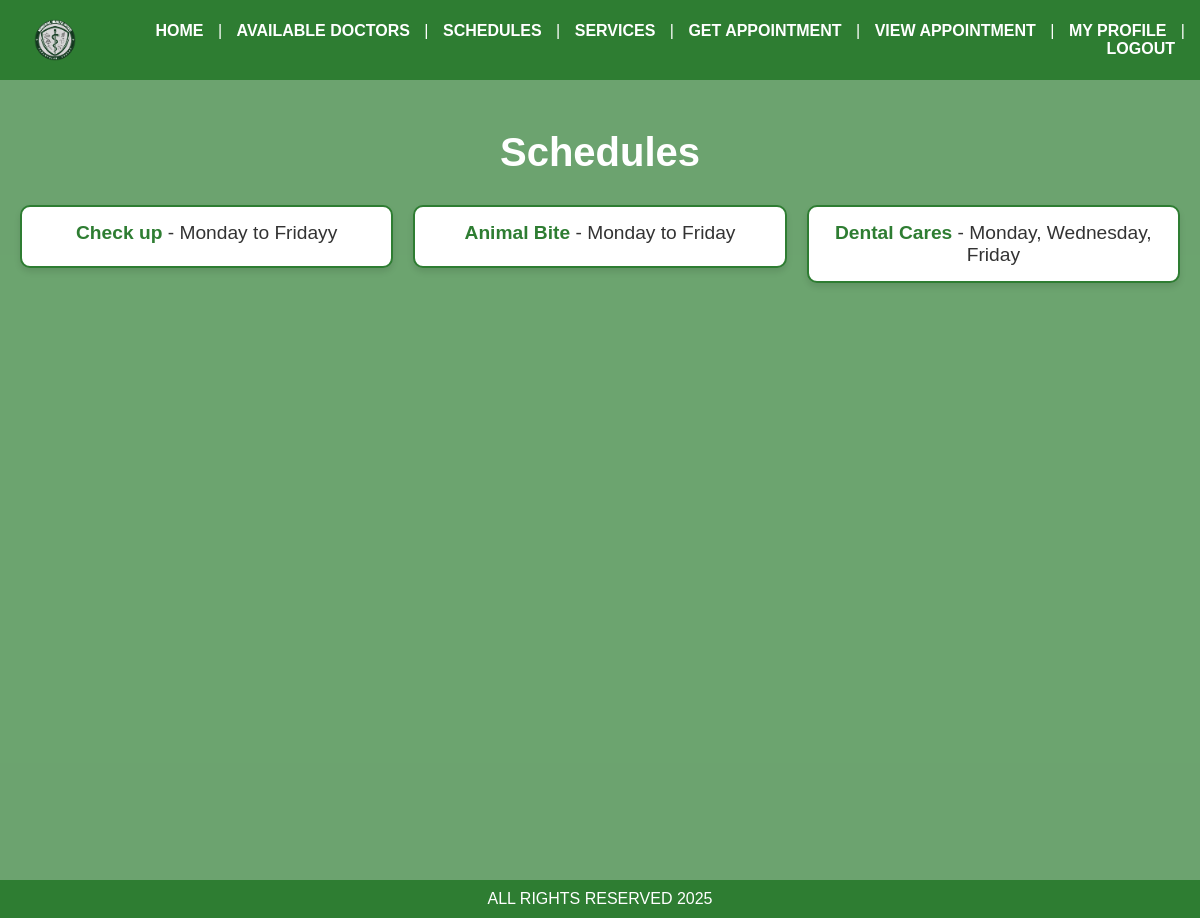
Screenshot of /schedules.php (signed in) with the database file from the repository.
### tables this page shows
CREATE TABLE `schedules` (
  `id` int(11) NOT NULL,
  `services` varchar(255) NOT NULL,
  `sched` varchar(255) NOT NULL
);

### functions.php (called while the page is built, shortened)
<?php
Class aSystem{
    private $server = "mysql:host=localhost; dbname=appointmentsystem";
    private $user = "root";
    private $pass = "";
    private $option = array(PDO::ATTR_ERRMODE=>PDO::ERRMODE_EXCEPTION, PDO::ATTR_DEFAULT_FETCH_MODE=>PDO::FETCH_ASSOC);
    public function openConnection(){
        try{
            $this->con = new PDO ($this->server, $this->user, $this->pass, $this->option);
            return $this->con;
        }catch(PDOExceptions $e){
            echo "There is some problems in the connection" . $e->getMessage();
        }
    }
    public function get_userdata(){
        if(isset($_SESSION['userdata'])){
            return $_SESSION['userdata'];
        }else{
            return null;
        }
    }
    public function show_scheds(){
        $connection = $this->openConnection();
        $stmt = $connection->prepare("SELECT * FROM schedules");
        $stmt->execute();
        $lists = $stmt->fetchall();
        $total = $stmt->rowCount();
        if($total>0){
            return $lists;
        }else{
            return FALSE;
        }
    }
}
$functions = new aSystem();
?>

### schedules.php (the view, shortened to what this page needs)
<?php
require_once('functions.php');
$services = $functions->show_scheds();
$userdata = $functions->get_userdata();
$status = $userdata['status'];
?>
<!DOCTYPE html>
<html lang="en">
<head>
</head>
<body>
    <div class="header">
        <img src="logo.png" alt="Logo">
        <nav>
            <a href="home.php">HOME</a> |
            <a href="available service.php">AVAILABLE DOCTORS</a> |
            <a href="schedules.php">SCHEDULES</a> |
            <a href="services.php">SERVICES</a> |
            <?php if($status === "approved"){ ?>
            <a href="get app.php">GET APPOINTMENT</a> |
            <a href="get app2.php">VIEW APPOINTMENT</a> |
            <?php } ?>
            <a href="profile_account.php">MY PROFILE</a> |
            <a href="logout.php">LOGOUT</a>
        </nav>
    </div>
    <div class="services">
        <h1>Schedules</h1>
        <div class="service-box">
        <?php foreach ($services as $service) { ?>
            <p><strong><?= $service['services']?>  </strong> - <?= $service['sched'] ?></p>
        <?php } ?>
        </div>
    </div>
    <footer>
        <div class="footer">
            <p>ALL RIGHTS RESERVED 2025</p>
        </div>
    </footer>
</body>
</html>

### schedules.php (style rules this page uses)
* { margin: 0; padding: 0; box-sizing: border-box; font-family: Arial, sans-serif; }
body { text-align: center; background: url('bg.png') center/cover no-repeat; min-height: 100vh; color: #333; }
.header { background-color: #2E7D32; padding: 15px; color: white; text-align: center; display: flex; align-items: center; justify-content: space-between; }
.header img { height: 50px; width: auto; margin-left: 15px; }
.header nav { text-align: right; flex-grow: 1; animation: slideRightToLeft 1s ease-in-out; }
.header a { color: white; text-decoration: none; margin: 0 10px; font-weight: bold; transition: color 0.3s, transform 0.3s; display: inline-block; }
.footer { background-color: #2E7D32; color: white; text-align: center; padding: 10px; width: 100%; }
.footer p { animation: slideUp 1s ease-in-out; }
.services { padding: 50px 20px; color: #333; background: rgba(46, 125, 50, 0.7); min-height: 800px; max-height: 1000px; justify-content: center; align-items: center; }
.services h1 { font-size: 2.5rem; margin-bottom: 30px; color: white; animation: fadeIn 1.5s ease-in-out forwards; }
.service-box { display: grid; grid-template-columns: repeat(auto-fill, minmax(300px, 1fr)); gap: 20px; max-width: 1200px; margin: 0 auto; animation: fadeIn 1.5s ease-in-out forwards; }
.service-box p { background-color: #ffffff; border: 2px solid #2E7D32; border-radius: 10px; padding: 15px; font-size: 1.2rem; color: #333; text-align: center; box-shadow: 0 4px 6px rgba(0, 0, 0, 0.1); transition: background-color 0.3s, transform 0.3s; }
.service-box p strong { font-weight: bold; color: #2E7D32; }
.service-box p:not(:last-child) { margin-bottom: 15px; }

### rows the page displays
schedules: services "Check up", sched "Monday to Fridayy"
schedules: services "Animal Bite", sched "Monday to Friday"
schedules: services "Dental Cares", sched "Monday, Wednesday, Friday"
